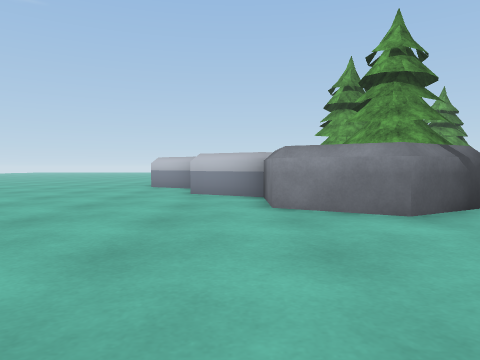
[1] (above)

17 first-person views from a walk through a scene from a Unity 3-D project. The camera is 0.64 m above the floor, tilts 2° down and sees 70° across. The floor is counted in squares, 1 m on a side. Each view is taken from the middle of a square. On the plan, view 1 faces up. The plan holds only what a view shows up to about 10 squares ahead; the rest is blank. The place goes on beyond the plan. Some animated figures are not drawn. Some surface patterns are stand-ins.

[2]
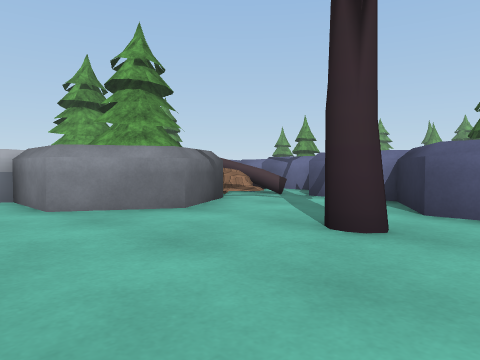

[3]
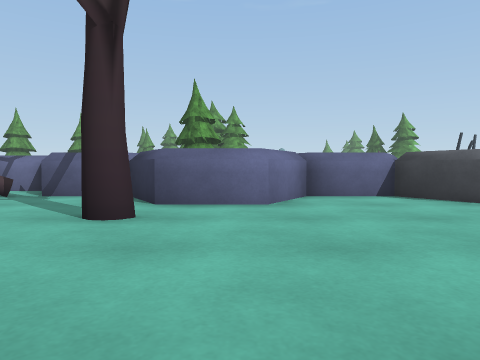

[4]
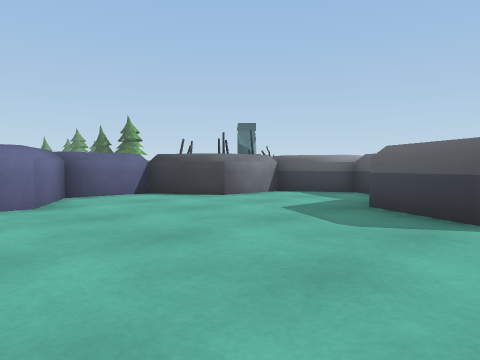

[5]
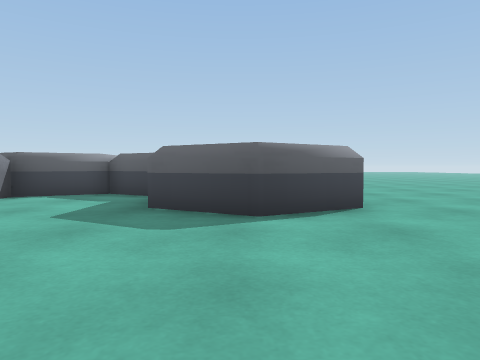

[6]
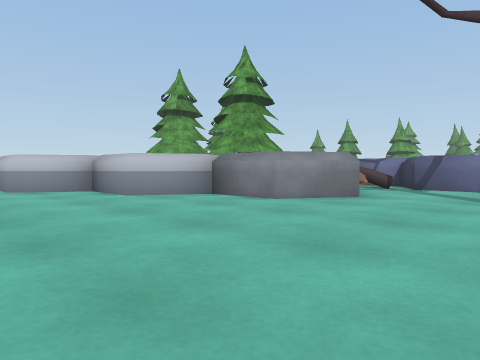

[7]
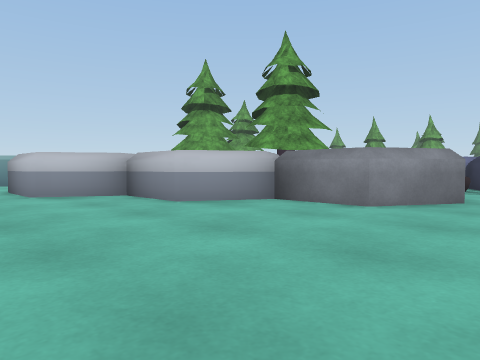

[8]
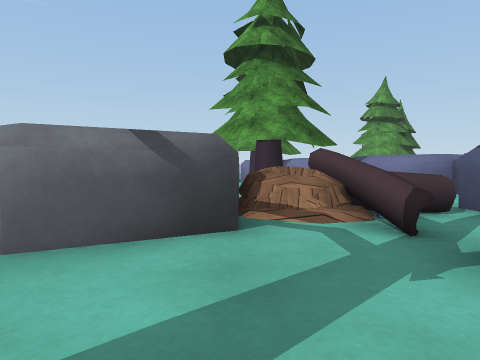

[9]
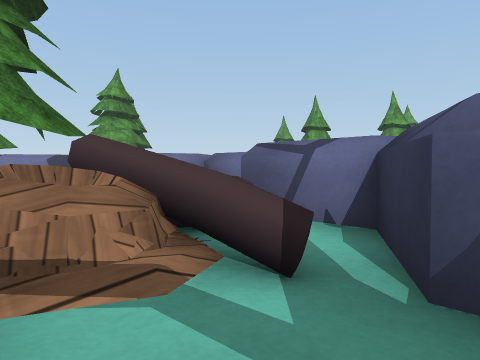

[10]
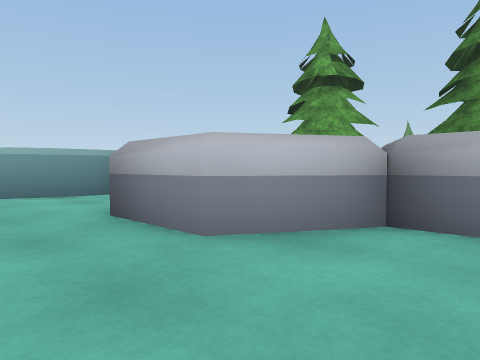

[11]
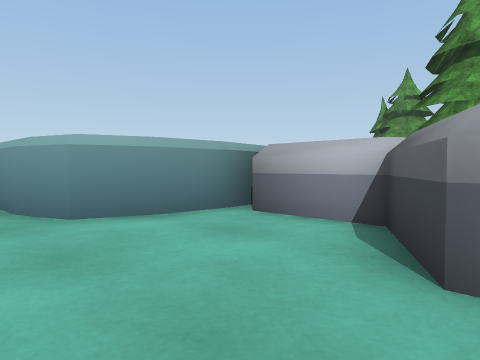

[12]
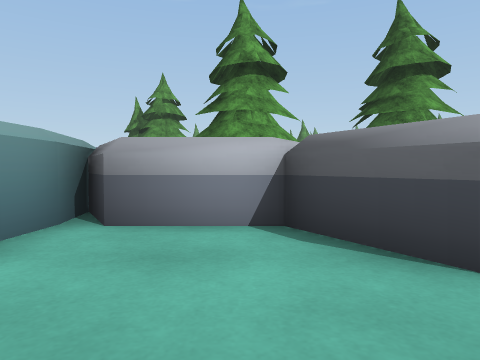

[13]
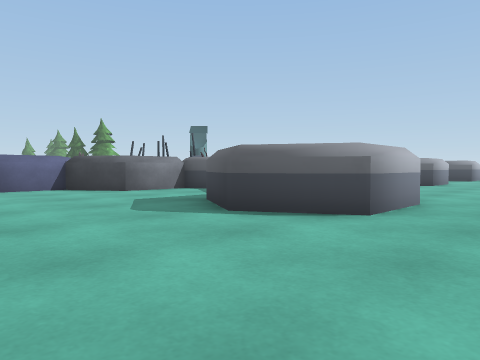

[14]
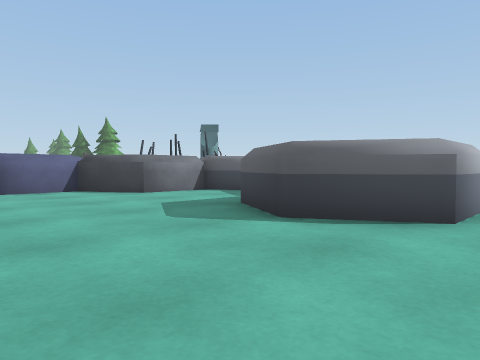

[15]
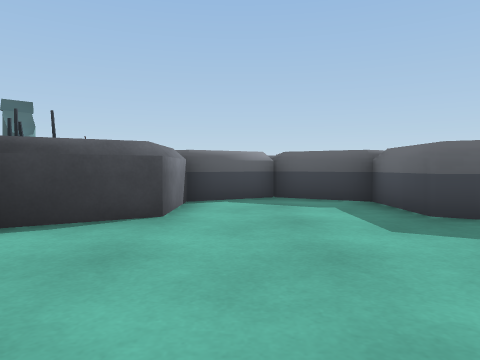

[16]
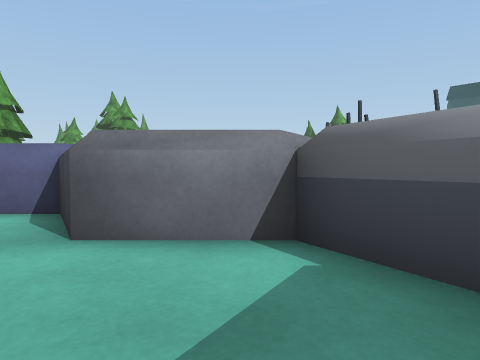

[17]
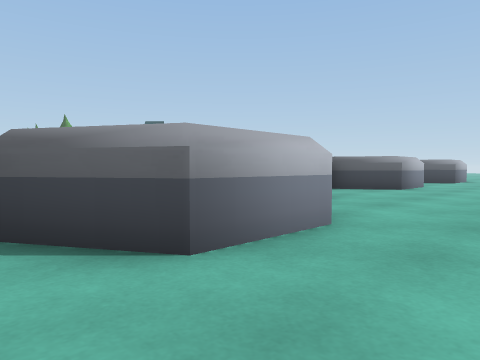

### Floor plan
Key: @ floor where view 1 was taken; # wall or solid block; . floor; ^ raised ledge; T tree; L log; O other object.
Columns run from 5 left of view 1 to 10 right of it. Each row starts with its distance up from view 1.
 20  ^
 19  ^
 18  .^
 17  ..^#O
 16 ....O   T
 15 ....O   T  O
 14 ...OO   T  TO
 13 ..OO     TT
 12 ..OO     TT  O
 11 ...OO   T##  OOO
 10 ....O   T###  O
  9 ....O    TTT  O
  8 .....OO
  7 ......O   LLLO
  6 ......O OLLL.O
  5 ......OOO..LO
  4 ...........O
  3 ...........O
  2 .......T..OO
  1 .........O
  0 .....@...O
 -1 ..........OO
 -2 ...........O
 -3 ...........O
 -4 ...OOO....OO
 -5 ..OO O...OO
 -6 ..O  O...O
 -7 ...   O.OOO
 -8 ....   OO     O
 -9 ....          O
-10  ....         O
-11  .....
-12   ....

Positions as (right, up) in squares from view 1, and headings:
1: (0, 0), facing up
2: (-1, 0), facing up-right
3: (-2, 0), facing right
4: (-2, 1), facing down-right
5: (-1, 1), facing down
6: (-5, 1), facing up-right
7: (-5, 3), facing up-right
8: (4, 2), facing up
9: (4, 4), facing up-right
10: (-5, 9), facing up-right
11: (-5, 13), facing up-right
12: (-5, 15), facing right
13: (-5, 0), facing down-right
14: (-4, 0), facing down-right
15: (3, 0), facing down
16: (1, -6), facing right
17: (-5, -3), facing down-right
